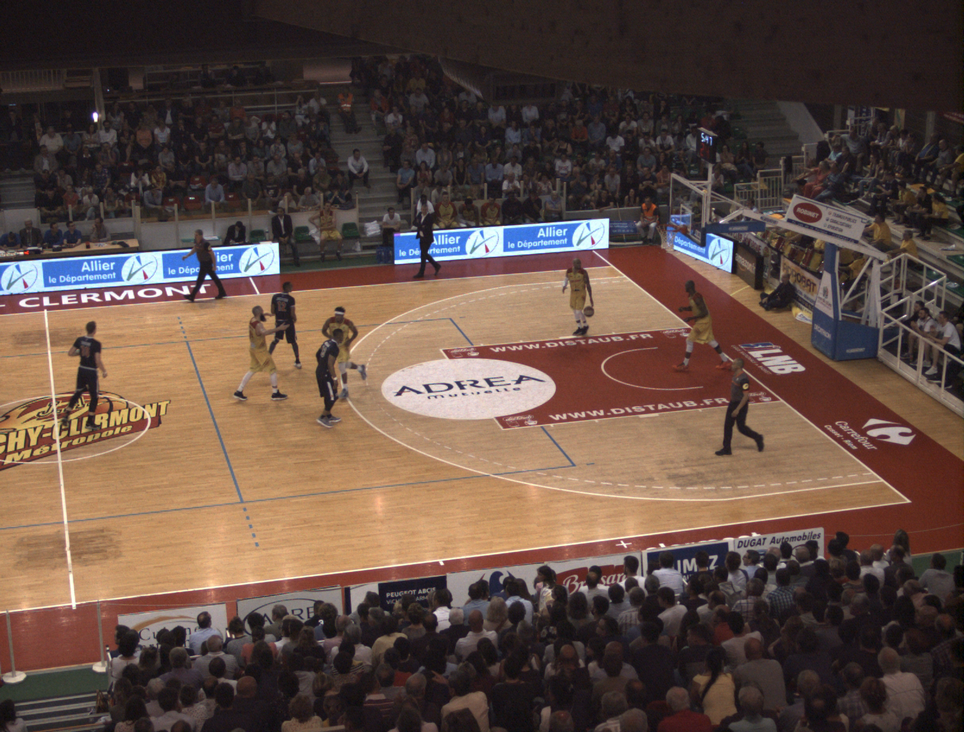
#> input picture court-vision-project/assets/test_image.png, 964 x 732 px, shrunk from 1624 x 1234 before the run, found by its file name
$ python main.py
#> lines starting #> are read from the running program, lines starting #| are printed output that depends on the picture
### court-vision-project/src/components/baseline_detection.py
import json
import numpy as np
import cv2

class BaselineDetection:
    def __init__(self, frame_path: str, schema_path: str, frame_points_path: str, schema_points_path: str):
        """
        Initialize the BaselineDetection class.

        Parameters
        ----------
        frame_path : str
            Path to the frame file.
        schema_path : str
            Path to the schema file.
        frame_points_path : str
            Path to the frame points file.
        schema_points_path : str
            Path to the schema points file.
        """
#> called with frame_path = 'assets/test_image.png', schema_path = 'assets/schema.png', frame_points_path = 'data/frame_points.json', schema_points_path = 'data/schema_points.json'
        self.frame_path = frame_path
        self.schema_path = schema_path
        self.frame_points = None
        self.schema_points = None
        self.frame = None
        self.schema = None

        # Load images
        self.frame = cv2.imread(frame_path)
#> self.frame is the input picture: shape (732, 964, 3); mean B, G, R 67.4, 76.8, 97.1
        self.schema = cv2.imread(schema_path)
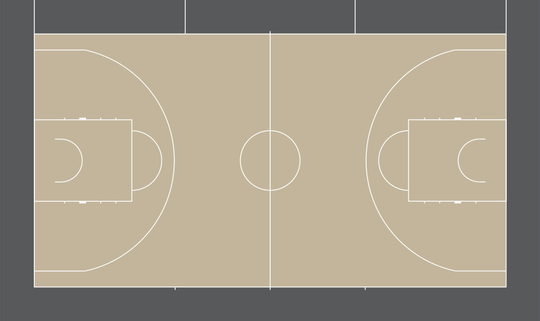
#> input picture court-vision-project/assets/schema.png, 540 x 321 px, shrunk from 910 x 541 before the run, found by its file name
#> self.schema is the input picture: shape (321, 540, 3); mean B, G, R 137.3, 154.2, 162.7

        if self.frame is None or self.schema is None:
            raise ValueError("[BaselineDetection error]: couldn't load images")

        # Load points from JSON files
        with open(frame_points_path, 'r') as f:
#> (reads court-vision-project/data/frame_points.json from the repository)
            frame_data = json.load(f)
        with open(schema_points_path, 'r') as f:
#> (reads court-vision-project/data/schema_points.json from the repository)
            schema_data = json.load(f)

        if frame_data is None or schema_data is None:
            raise ValueError("[BaselineDetection error]: couldn't load points files")
        else:
            self.frame_points = np.array(frame_data, dtype=np.float32)
            self.schema_points = np.array(schema_data, dtype=np.float32)


    def calculate_homography(self) -> tuple:
        """
        Calculate the homography matrix from the frame points to the schema points.

        Returns
        -------
        np.ndarray
            The homography matrix.
        np.ndarray
            The inverse homography matrix.
        """
        # Check if points are in the correct format
        if len(self.frame_points) < 4 or len(self.schema_points) < 4:
            raise ValueError("[BaselineDetection error]: not enough points to calculate homography")

        # Calculate homography matrix
        h, _ = cv2.findHomography(self.frame_points, self.schema_points)
        h_inv, _ = cv2.findHomography(self.schema_points, self.frame_points)

        # Check if homography matrix is valid
        if h is None or h_inv is None:
            raise ValueError("[BaselineDetection error]: couldn't calculate homography matrix")

        return h, h_inv


    def warp_picture(self, h: np.ndarray, src: np.ndarray, dest: np.ndarray):
        """
        Warp the frame using the homography matrix.

        Returns
        -------
        np.ndarray
            The warped frame.
        """
        # Get the dimensions of the dest
        h_dest, w_dest = dest.shape[:2]
#> h_dest = 321; w_dest = 540

        # Warp the frame using the homography matrix
        warped_res = cv2.warpPerspective(src, h, (w_dest, h_dest))
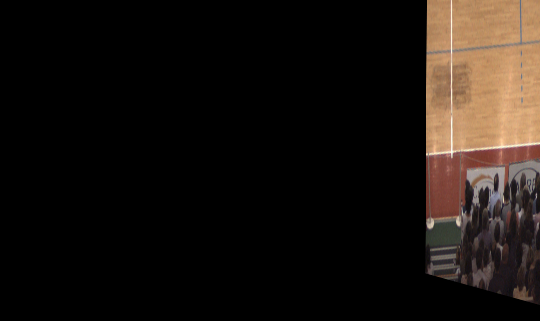
#> warped_res: shape (321, 540, 3); mean B, G, R 15.9, 20.3, 26.5

        return warped_res


    def draw_line_between_points(self, image: np.ndarray, point1: list, point2: list) -> np.ndarray:
        """
        Draw a line between two points on the image.

        Parameters
        ----------
        image : np.ndarray
            The image on which to draw the line.
        point1 : list
            The first point (x, y).
        point2 : list
            The second point (x, y).

        Returns
        -------
        np.ndarray
            The image with the line drawn.
        """
        # Convert points to integers
        point1 = tuple(map(int, point1))
#> point1 = (455, 57)
        point2 = tuple(map(int, point2))
#> point2 = (852, 58)

        # Draw line on the image
        cv2.line(image, point1, point2, (0, 255, 0), 1)

        return image


    def line_identification(self, warped_img: np.ndarray) -> np.ndarray:
        """
        Identify lines in the warped image.

        Parameters
        ----------
        warped_img : np.ndarray
            The warped image.

        Returns
        -------
        np.ndarray
            The image with identified lines.
        """
        # Sideline
        res = self.draw_line_between_points(warped_img, self.schema_points[0], self.schema_points[1])
        res = self.draw_line_between_points(res, self.schema_points[1], self.schema_points[2])
        res = self.draw_line_between_points(res, self.schema_points[2], self.schema_points[3])
        res = self.draw_line_between_points(res, self.schema_points[3], self.schema_points[0])
#> in draw_line_between_points (call 4), `point1 = tuple(map(int, point1))`: point1 = (455, 484)
#> in draw_line_between_points (call 4), `point2 = tuple(map(int, point2))`: point2 = (455, 57)
#> in draw_line_between_points (call 4), `cv2.line(image, point1, point2, (0, 255, 0), 1)`:
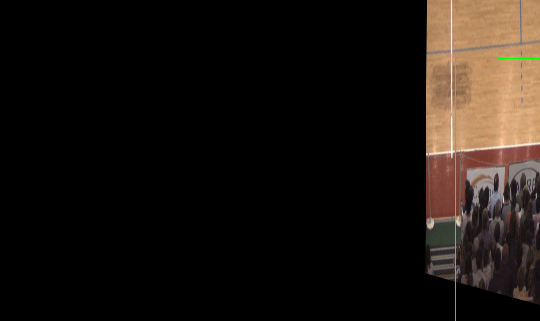
#> image: shape (321, 540, 3); mean B, G, R 15.8, 20.6, 26.2

        # 3-pts Line
        res = self.draw_line_between_points(res, self.schema_points[4], self.schema_points[5])
        res = self.draw_line_between_points(res, self.schema_points[6], self.schema_points[7])
        # Half Circle
        center_1 = (int((self.schema_points[4][0] + self.schema_points[7][0]) / 2),
                    int((self.schema_points[4][1] + self.schema_points[7][1]) / 2))  # Center between points 5 and 6
        center = (int((center_1[0] + self.schema_points[1][0]) / 2),
                  int(center_1[1]))  # Center of the basket position, between axis x of center_1 and point 2

        radius = int(np.linalg.norm(np.array(self.schema_points[4]) - np.array(self.schema_points[7])) / 2)
        radius = radius + 5  # Need explanations for the small offset incrementation

        cv2.ellipse(res, center, (radius, radius), 100, 0, 160, (0, 255, 0), 1)

        # Lane Line
        res = self.draw_line_between_points(res, self.schema_points[8], self.schema_points[9])
        res = self.draw_line_between_points(res, self.schema_points[10], self.schema_points[11])
        res = self.draw_line_between_points(res, self.schema_points[11], self.schema_points[8])

        return res

### court-vision-project/src/main.py
from components import BaselineDetection
import matplotlib.pyplot as plt


if __name__ == "__main__":
    print("Hello Court Vision!")

    bd = BaselineDetection(
        frame_path="assets/test_image.png",
        schema_path="assets/schema.png",
        frame_points_path="data/frame_points.json",
        schema_points_path="data/schema_points.json"
    )

    h, h_inv = bd.calculate_homography()
    warped_res = bd.warp_picture(h, bd.frame, bd.schema)
    res = bd.line_identification(warped_res)
    new_res = bd.warp_picture(h_inv, res, bd.frame)
#> in warp_picture (call 2), `warped_res = cv2.warpPerspective(src, h, (w_dest, h_dest))`:
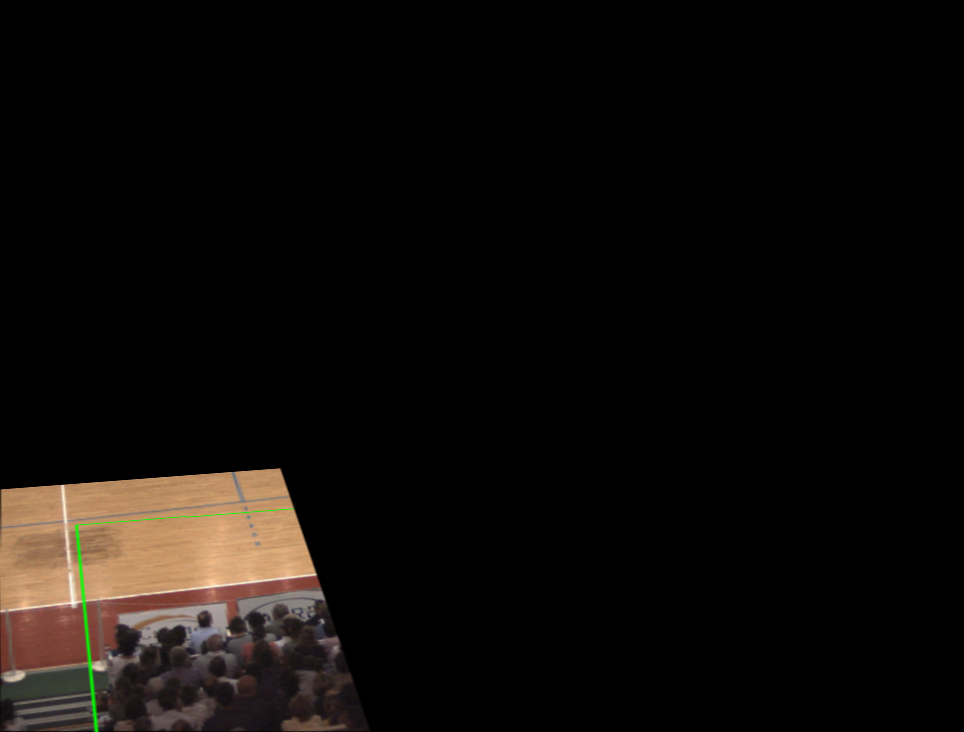
#> warped_res: shape (732, 964, 3); mean B, G, R 9.1, 11.5, 14.7

    plt.figure(figsize=(10, 10))
    plt.imshow(new_res, cmap='viridis')
    plt.axis("off")
    plt.show()
